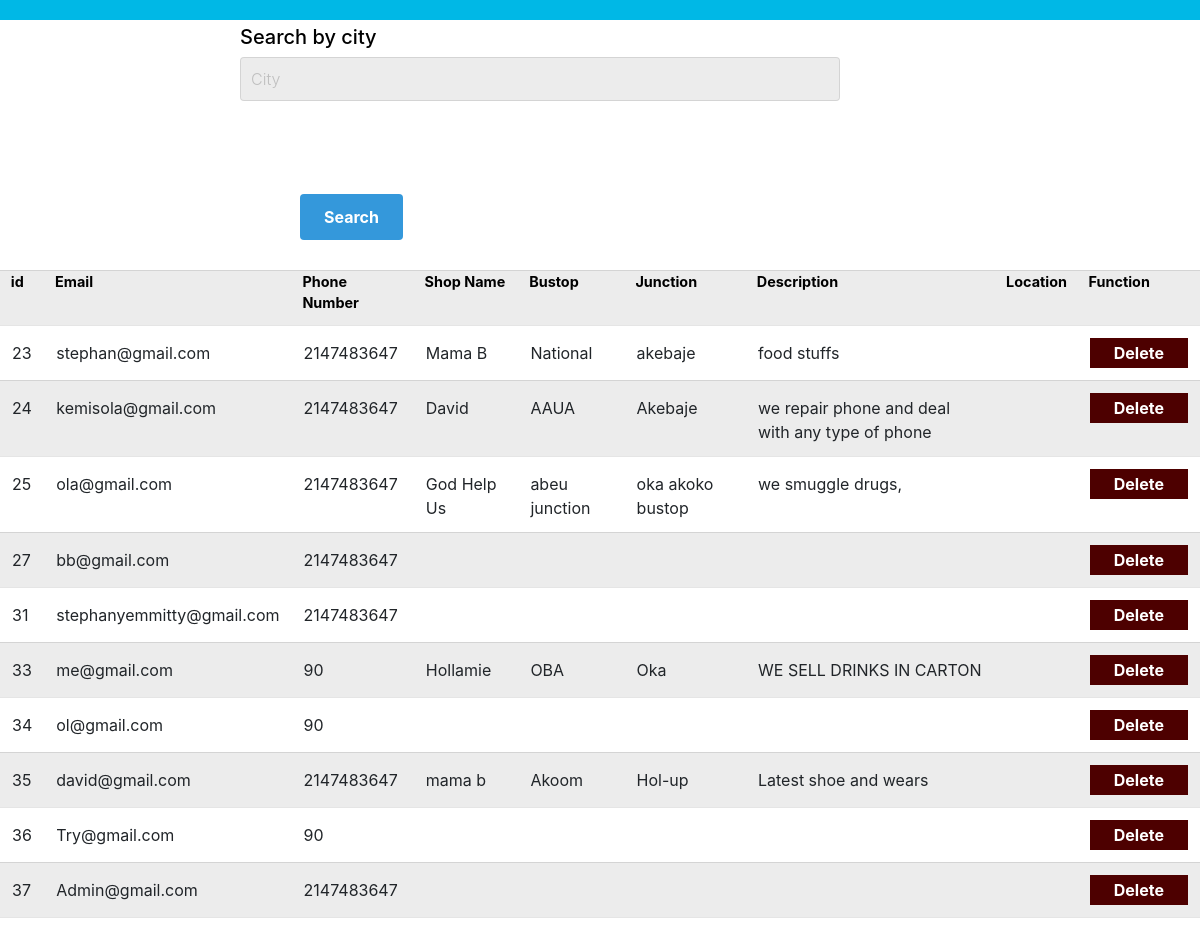
/Admin.php, run on the app's committed database.
### tables this page shows
CREATE TABLE `users` (
  `id` int(11) NOT NULL,
  `username` varchar(100) NOT NULL,
  `password` varchar(100) NOT NULL,
  `email` varchar(100) NOT NULL,
  `phone` int(100) NOT NULL,
  `shop_name` varchar(100) NOT NULL,
  `bustop` text NOT NULL,
  `junction` text NOT NULL,
  `shop_line` int(100) NOT NULL,
  `reg_name` varchar(100) NOT NULL,
  `reg_acc_no` int(10) NOT NULL,
  `reg_username` varchar(100) NOT NULL,
  `more` text NOT NULL,
  `City` varchar(100) NOT NULL
);

### Admin.php (the view, shortened to what this page needs)
<!DOCTYPE html>
<html>
<head>
  <link rel="stylesheet" type="text/css" href="Register.css">
  <link rel="stylesheet" type="text/css" href="main.css">
  <link rel="stylesheet" type="" href="C:\Users\owner\Documents\st. html\bootstrap-4.3.1-dist">
  <link rel="stylesheet" href="https://stackpath.bootstrapcdn.com/bootstrap/4.3.1/css/bootstrap.min.css">
  <link rel="stylesheet" href="https://stackpath.bootstrapcdn.com/font-awesome/4.7.0/css/font-awesome.min.css">
</head>
<body style="background-color: #FFF">
<div class="col">
</div>
  <section id="Registration_all" style="align-items:center;">
		<div class="Registration">
			<div >
            <form method="POST" autocomplete="off" >
            <fieldset class="display_forms">
                    <h2 style="color:black;">Search by city</h2>
                    <div class="inputs">
                      <input type="text" name="Search_City" value="" placeholder="City" style="padding:10px;" required>
                    </div>
                   </div>
              <div class="login_button Create_Acc">
                <input type="submit" value="Search">
              </div>
			</div>
    </section>
<table style="width:100%">
  <tr>
    <th>id</th>
    <th>Email</th>
    <th>Phone Number</th>
    <th>Shop Name</th>
    <th>Bustop</th>
    <th>Junction</th>
    <th>Description</th>
    <th>Location</th>
    <th>Function</th>
  </tr>
<?php
    $mysqli=mysqli_connect('localhost','root','','market');
    $sql="SELECT id,email,phone,shop_name,bustop,junction,more,City FROM users";
    $run=mysqli_query($mysqli,$sql);
    while($row = mysqli_fetch_assoc($run)) {
        $shop_name      =       $row["shop_name"];
        $junction       =       $row["junction"];
        $bustop         =       $row["bustop"];
        $id             =       $row["id"];
        $Phone          =       $row["phone"];
        $Email          =       $row["email"];
        $desc           =       $row["more"];
        $City           =       $row["City"];
?>
    <tr>
        <td><?php echo $id ?> </td>
        <td><?php echo $Email ?> </td>
        <td><?php echo $Phone ?> </td>
        <td><?php echo $shop_name ?> </td>
        <td><?php echo $bustop ?> </td>
        <td><?php echo $junction ?> </td>
        <td><?php echo $desc ?></td>
        <td><?php echo $City ?> </td>
        <td><button value="Delete" onkeypress='Delete($id)'style="background-color:#4d0000; height:30px;" >Delete</button></td>
    </tr>
<?php
}
?>
</body>
</html>

### Register.css (style rules this page uses)
body { margin: 0; }
.col { border-top:-680; border:ridge; border-width:100%; border-color:#00b8e6; border: 10px solid #00b8e6; }
@media screen and (max-width: 2910px) { form div input { width:100%; } }
@media screen and (max-width: 3900px) { .inputs { margin-left:20%; margin-right:30%; border-bottom: 1px solid #fff; padding-left: 0px; padding-top:-30; } }
@media screen and (max-width: 3900px) { form h2 { margin-left: 20%; font-size:20px; padding-top: 5px; } }
@media screen and (max-width: 3900px) { .Create_Acc { padding-top:5%; margin-left:25%; width:150px; } }

### main.css (style rules this page uses)
html, body, div, span, applet, object, iframe, h1, h2, h3, h4, h5, h6, p, blockquote, pre, a, abbr, acronym, address, big, cite, code, del, dfn, em, img, ins, kbd, q, s, samp, small, strike, strong, sub, sup, tt, var, b, u, i, center, dl, dt, dd, ol, ul, li, fieldset, form, label, legend, table, caption, tbody, tfoot, thead, tr, th, td, article, aside, canvas, details, embed, figure, figcaption, footer, header, hgroup, menu, nav, output, ruby, section, summary, time, mark, audio, video { margin: 0; padding: 0; border: 0; font-size: 100%; font: inherit; vertical-align: baseline; }
article, aside, details, figcaption, figure, footer, header, hgroup, menu, nav, section { display: block; }
body { line-height: 1; }
table { border-collapse: collapse; border-spacing: 0; }
body { -webkit-text-size-adjust: none; }
*, *:before, *:after { -moz-box-sizing: border-box; -webkit-box-sizing: border-box; box-sizing: border-box; }
body { -ms-overflow-style: scrollbar; }
body { background: #fff; }
body { background-color: #fff; color: #999999; }
body, input, select, textarea { font-family: "Scope One", serif; font-size: 13pt; font-weight: 300; line-height: 1.65; }
@media screen and (max-width: 1680px) { body, input, select, textarea { font-size: 40pt; } }
@media screen and (max-width: 1280px) { body, input, select, textarea { font-size: 11pt; } }
h1, h2, h3, h4, h5, h6 { font-weight: 700; line-height: 1.5; margin: 0 0 1em 0; }
h2 { font-size: 2.5em; }
input, select, textarea { color: #000; }
h1, h2, h3, h4, h5, h6 { color: #000; }
input[type="submit"], input[type="reset"], input[type="button"], button, .button { -moz-appearance: none; -webkit-appearance: none; -ms-appearance: none; appearance: none; -moz-transition: background-color 0.2s ease-in-out, color 0.2s ease-in-out; -webkit-transition: background-color 0.2s ease-in-out, color 0.2s ease-in-out; -ms-transition: background-color 0.2s ease-in-out, color 0.2s ease-in-out; transition: background-color 0.2s ease-in-out, color 0.2s ease-in-out; border-radius: 4px; border: 0; cursor: pointer; display: inline-block; font-weight: 700; height: 2.85em; line-height: 2.95em; padding: 0 1.5em; text-align: center; text-decoration: none; white-space: nowrap; }
input[type="submit"], input[type="reset"], input[type="button"], button, .button { background-color: #3498db; color: #fff !important; }
form { margin: 0 0 2em 0; }
input[type="text"], input[type="password"], input[type="email"], select, textarea { -moz-appearance: none; -webkit-appearance: none; -ms-appearance: none; appearance: none; border-radius: 4px; border: none; border: solid 1px; color: inherit; display: block; outline: 0; padding: 0 1em; text-decoration: none; width: 100%; }
input[type="text"]:invalid, input[type="password"]:invalid, input[type="email"]:invalid, select:invalid, textarea:invalid { box-shadow: none; }
input[type="text"], input[type="password"], input[type="email"], select { height: 2.75em; }
input[type="text"], input[type="password"], input[type="email"], select, textarea { background: rgba(0, 0, 0, 0.075); border-color: rgba(0, 0, 0, 0.1); }
table { margin: 0 0 2em 0; width: 100%; }
table tbody tr { border: solid 1px; border-left: 0; border-right: 0; }
table td { padding: 0.75em 0.75em; }
table th { font-size: 0.9em; font-weight: 700; padding: 0 0.75em 0.75em 0.75em; text-align: left; }
table tbody tr { border-color: rgba(0, 0, 0, 0.1); }
table tbody tr:nth-child(2n + 1) { background-color: rgba(0, 0, 0, 0.075); }
table th { color: #000; }

### Admin.php (style rules this page uses)
table { width:100%; }
table, th, td { border: 0px solid black; border-collapse: collapse; margin-left:0%; margin-right:10%; margin-top:30px; margin-bottom:130px; }
th, td { padding: 5px; }

### data on the page
users: id "23", email "stephan@gmail.com", phone "2147483647", shop_name "Mama B", bustop "National", junction "akebaje", more "food stuffs"
users: id "24", email "kemisola@gmail.com", phone "2147483647", shop_name "David", bustop "AAUA", junction "Akebaje", more "we repair phone and deal with any type of phone"
users: id "25", email "ola@gmail.com", phone "2147483647", shop_name "God Help Us", bustop "abeu junction", junction "oka akoko bustop", more "we smuggle drugs,"
users: id "27", email "bb@gmail.com", phone "2147483647"
users: id "31", email "stephanyemmitty@gmail.com", phone "2147483647"
users: id "33", email "me@gmail.com", phone "90", shop_name "Hollamie", bustop "OBA", junction "Oka", more "WE SELL DRINKS IN CARTON"
users: id "34", email "ol@gmail.com", phone "90"
users: id "35", email "david@gmail.com", phone "2147483647", shop_name "mama b", bustop "Akoom", junction "Hol-up", more "Latest shoe and wears"
users: id "36", email "Try@gmail.com", phone "90"
users: id "37", email "Admin@gmail.com", phone "2147483647"
